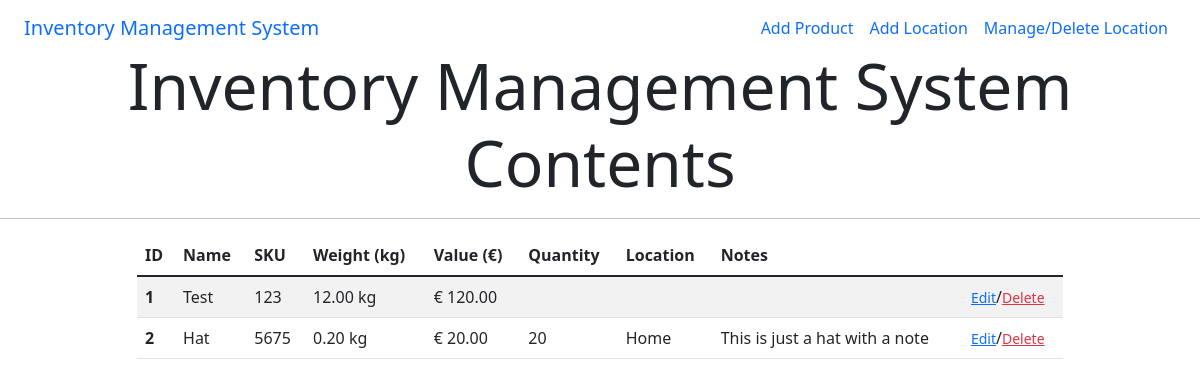
The app's page /, older data.
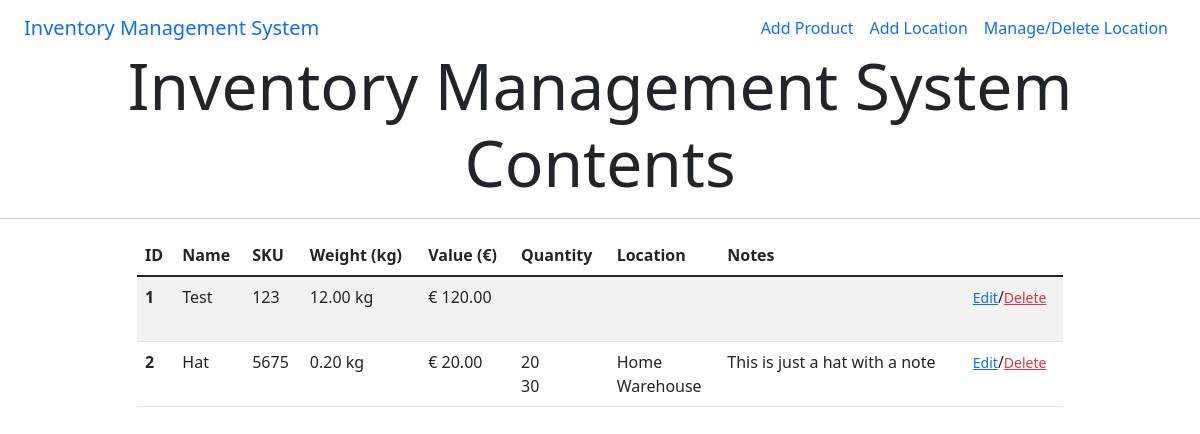
The same page, newer data.
### products/models.py (models this page shows, shortened)
class Product(models.Model):
    SKU = models.IntegerField(default=0)
    name = models.CharField(max_length=254)
    weight = models.DecimalField(max_digits=8, decimal_places=2)
    value = models.DecimalField(max_digits=8, decimal_places=2)
    notes = models.TextField(null=True, blank=True)

class Inventory(models.Model):
    class Meta:
        verbose_name_plural = 'Inventory'
    product = models.ForeignKey('Product', on_delete=models.CASCADE)
    quantity = models.IntegerField(default=0)
    location = models.ForeignKey('Location', on_delete=models.PROTECT)

class Location(models.Model):
    name = models.CharField(max_length=254)
    address_line_1 = models.CharField(max_length=254)
    address_line_2 = models.CharField(max_length=254, null=True, blank=True)
    address_line_3 = models.CharField(max_length=254, null=True, blank=True)
    county = models.CharField(max_length=254, default='county')
    postcode = models.CharField(max_length=254, default='postcode')
    country = models.CharField(max_length=254, default='country')
    def __str__(self):
        return self.name

### products/views.py (the view)
# urls.py: path('', views.index, name='home'),
def index(request):
    products = Product.objects.all()
    locations = Location.objects.all()
    inventory = Inventory.objects.all()
    context = {
        'products': products,
        'locations': locations,
        'inventory': inventory,
    }
    return render(request, 'products/index.html', context)

### products/templates/products/index.html
{% extends "base.html" %}
{% load static %}
{% block content %}
<h3 class="text-center mt-1 display-3">Inventory Management System Contents</h3>
<hr>
<div class="container">
    <div class="row justify-content-center">
        <div class="col-12 col-lg-10">
            <table class="table table-striped">
                <thead>
                <tr>
                    <th scope="col">ID</th>
                    <th scope="col">Name</th>
                    <th scope="col">SKU</th>
                    <th scope="col">Weight (kg)</th>
                    <th scope="col">Value (€)</th>
                    <th scope="col">Quantity</th>
                    <th scope="col">Location</th>
                    <th scope="col">Notes</th>
                </tr>
                </thead>
                <tbody>
                    {% for p in products %}
                    <tr>
                        <th scope="row">{{ p.id }}</th>
                        <td>{{ p.name }}</td>
                        <td>{{ p.SKU }}</td>
                        <td>{{ p.weight }} kg</td>
                        <td>€ {{ p.value }}</td>
                        <td>
                        {% for i in inventory %}
                            {% if i.product.id is p.id %}
                                {{ i.quantity }}
                            {% endif %}
                            <br>
                        {% endfor %}
                        </td>
                        <td>
                            {% for i in inventory %}
                                {% if i.product.id is p.id %}
                                    {{ i.location }}
                                {% endif %}
                                <br>
                            {% endfor %}
                            </td>
                        <td>{{ p.notes }}</td>
                        <td><a class="text-primary"><small>Edit</small></a>/<a class="text-danger"><small>Delete</small></a></td>
                    </tr>
                    {% endfor %}
                </tbody>
            </table>
        </div>
    </div>
</div>
{% endblock %}

Row changes from the older to the newer data that the page shows:
added Inventory: quantity "30", location "Warehouse", shown under Product "Hat"
